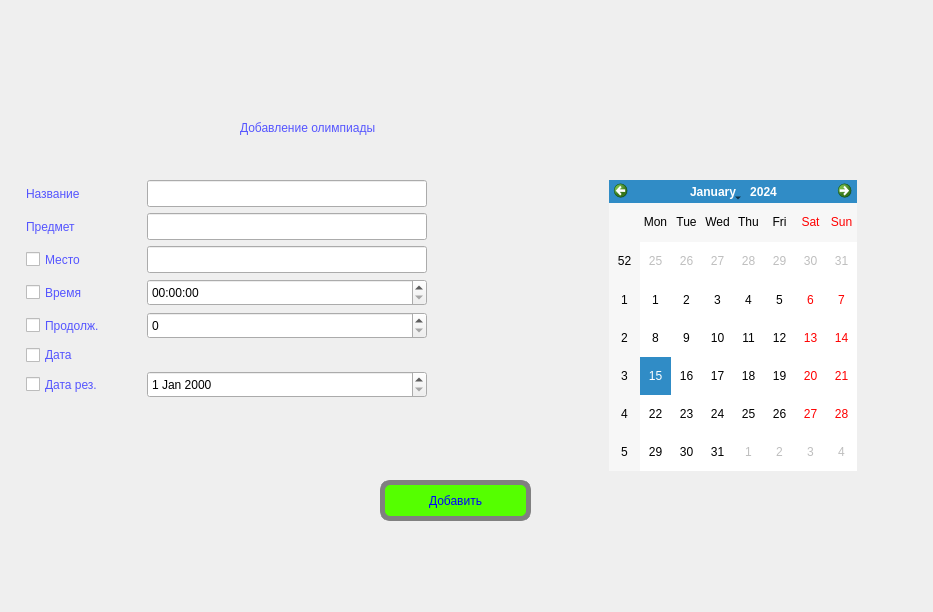
<?xml version="1.0" encoding="UTF-8"?>
<ui version="4.0">
 <class>Dialog</class>
 <widget class="QDialog" name="Dialog">
  <property name="geometry">
   <rect>
    <x>0</x>
    <y>0</y>
    <width>933</width>
    <height>612</height>
   </rect>
  </property>
  <property name="windowTitle">
   <string>Добавление олимпиады</string>
  </property>
  <widget class="QPushButton" name="pushButton">
   <property name="geometry">
    <rect>
     <x>380</x>
     <y>480</y>
     <width>151</width>
     <height>41</height>
    </rect>
   </property>
   <property name="minimumSize">
    <size>
     <width>151</width>
     <height>41</height>
    </size>
   </property>
   <property name="maximumSize">
    <size>
     <width>151</width>
     <height>41</height>
    </size>
   </property>
   <property name="styleSheet">
    <string notr="true">#pushButton {
background-color: rgb(85, 255, 0);
font: 75 10pt &quot;MS Shell Dlg 2&quot;;
border-radius: 10px;
border: 5px solid grey;
color: blue;
}

#pushButton:hover {
border: 5px solid #5555ff;
}</string>
   </property>
   <property name="text">
    <string>Добавить</string>
   </property>
  </widget>
  <widget class="QWidget" name="layoutWidget">
   <property name="geometry">
    <rect>
     <x>26</x>
     <y>180</y>
     <width>831</width>
     <height>291</height>
    </rect>
   </property>
   <layout class="QHBoxLayout" name="horizontalLayout_6">
    <item>
     <layout class="QVBoxLayout" name="verticalLayout_3">
      <item>
       <layout class="QVBoxLayout" name="verticalLayout_2">
        <item>
         <layout class="QVBoxLayout" name="verticalLayout">
          <item>
           <layout class="QHBoxLayout" name="horizontalLayout">
            <item alignment="Qt::AlignLeft">
             <widget class="QLabel" name="label_2">
              <property name="minimumSize">
               <size>
                <width>115</width>
                <height>0</height>
               </size>
              </property>
              <property name="maximumSize">
               <size>
                <width>110</width>
                <height>27</height>
               </size>
              </property>
              <property name="styleSheet">
               <string notr="true">color: rgb(85, 85, 255);
font: italic 15pt &quot;Monotype Corsiva&quot;;

</string>
              </property>
              <property name="text">
               <string>Название</string>
              </property>
             </widget>
            </item>
            <item>
             <widget class="QLineEdit" name="edit_title">
              <property name="minimumSize">
               <size>
                <width>280</width>
                <height>27</height>
               </size>
              </property>
              <property name="maximumSize">
               <size>
                <width>280</width>
                <height>27</height>
               </size>
              </property>
             </widget>
            </item>
           </layout>
          </item>
          <item>
           <layout class="QHBoxLayout" name="horizontalLayout_2">
            <item alignment="Qt::AlignLeft">
             <widget class="QLabel" name="label_3">
              <property name="minimumSize">
               <size>
                <width>115</width>
                <height>0</height>
               </size>
              </property>
              <property name="maximumSize">
               <size>
                <width>110</width>
                <height>27</height>
               </size>
              </property>
              <property name="styleSheet">
               <string notr="true">color: rgb(85, 85, 255);
font: italic 15pt &quot;Monotype Corsiva&quot;;

</string>
              </property>
              <property name="text">
               <string>Предмет</string>
              </property>
             </widget>
            </item>
            <item>
             <widget class="QLineEdit" name="edit_subject">
              <property name="minimumSize">
               <size>
                <width>280</width>
                <height>27</height>
               </size>
              </property>
              <property name="maximumSize">
               <size>
                <width>280</width>
                <height>27</height>
               </size>
              </property>
             </widget>
            </item>
           </layout>
          </item>
          <item>
           <layout class="QHBoxLayout" name="horizontalLayout_3">
            <item alignment="Qt::AlignLeft">
             <widget class="QCheckBox" name="checkBox_place">
              <property name="minimumSize">
               <size>
                <width>115</width>
                <height>0</height>
               </size>
              </property>
              <property name="maximumSize">
               <size>
                <width>110</width>
                <height>27</height>
               </size>
              </property>
              <property name="styleSheet">
               <string notr="true">color: rgb(85, 85, 255);
font: italic 15pt &quot;Monotype Corsiva&quot;;
</string>
              </property>
              <property name="text">
               <string>Место</string>
              </property>
              <property name="iconSize">
               <size>
                <width>50</width>
                <height>50</height>
               </size>
              </property>
             </widget>
            </item>
            <item>
             <widget class="QLineEdit" name="edit_place">
              <property name="minimumSize">
               <size>
                <width>280</width>
                <height>27</height>
               </size>
              </property>
              <property name="maximumSize">
               <size>
                <width>280</width>
                <height>27</height>
               </size>
              </property>
             </widget>
            </item>
           </layout>
          </item>
          <item>
           <layout class="QHBoxLayout" name="horizontalLayout_4">
            <item alignment="Qt::AlignLeft">
             <widget class="QCheckBox" name="checkBox_time">
              <property name="minimumSize">
               <size>
                <width>115</width>
                <height>0</height>
               </size>
              </property>
              <property name="maximumSize">
               <size>
                <width>110</width>
                <height>27</height>
               </size>
              </property>
              <property name="styleSheet">
               <string notr="true">color: rgb(85, 85, 255);
font: italic 15pt &quot;Monotype Corsiva&quot;;
</string>
              </property>
              <property name="text">
               <string>Время</string>
              </property>
              <property name="iconSize">
               <size>
                <width>50</width>
                <height>50</height>
               </size>
              </property>
             </widget>
            </item>
            <item>
             <widget class="QTimeEdit" name="timeEdit">
              <property name="minimumSize">
               <size>
                <width>280</width>
                <height>27</height>
               </size>
              </property>
              <property name="maximumSize">
               <size>
                <width>280</width>
                <height>27</height>
               </size>
              </property>
             </widget>
            </item>
           </layout>
          </item>
         </layout>
        </item>
        <item>
         <layout class="QHBoxLayout" name="horizontalLayout_8">
          <item alignment="Qt::AlignLeft">
           <widget class="QCheckBox" name="checkBox_duration">
            <property name="minimumSize">
             <size>
              <width>115</width>
              <height>0</height>
             </size>
            </property>
            <property name="maximumSize">
             <size>
              <width>110</width>
              <height>27</height>
             </size>
            </property>
            <property name="styleSheet">
             <string notr="true">color: rgb(85, 85, 255);
font: italic 15pt &quot;Monotype Corsiva&quot;;
</string>
            </property>
            <property name="text">
             <string>Продолж.</string>
            </property>
            <property name="iconSize">
             <size>
              <width>50</width>
              <height>50</height>
             </size>
            </property>
           </widget>
          </item>
          <item>
           <widget class="QSpinBox" name="spinbox_duration">
            <property name="minimumSize">
             <size>
              <width>280</width>
              <height>27</height>
             </size>
            </property>
            <property name="maximumSize">
             <size>
              <width>280</width>
              <height>16777215</height>
             </size>
            </property>
           </widget>
          </item>
         </layout>
        </item>
        <item>
         <layout class="QHBoxLayout" name="horizontalLayout_5">
          <item>
           <widget class="QCheckBox" name="checkBox_date">
            <property name="minimumSize">
             <size>
              <width>115</width>
              <height>0</height>
             </size>
            </property>
            <property name="maximumSize">
             <size>
              <width>110</width>
              <height>27</height>
             </size>
            </property>
            <property name="styleSheet">
             <string notr="true">color: rgb(85, 85, 255);
font: italic 15pt &quot;Monotype Corsiva&quot;;
</string>
            </property>
            <property name="text">
             <string>Дата</string>
            </property>
           </widget>
          </item>
          <item>
           <spacer name="horizontalSpacer">
            <property name="orientation">
             <enum>Qt::Horizontal</enum>
            </property>
            <property name="sizeHint" stdset="0">
             <size>
              <width>40</width>
              <height>20</height>
             </size>
            </property>
           </spacer>
          </item>
         </layout>
        </item>
       </layout>
      </item>
      <item>
       <layout class="QHBoxLayout" name="horizontalLayout_9">
        <item alignment="Qt::AlignLeft">
         <widget class="QCheckBox" name="checkBox_dateres">
          <property name="minimumSize">
           <size>
            <width>115</width>
            <height>0</height>
           </size>
          </property>
          <property name="maximumSize">
           <size>
            <width>110</width>
            <height>27</height>
           </size>
          </property>
          <property name="styleSheet">
           <string notr="true">color: rgb(85, 85, 255);
font: italic 15pt &quot;Monotype Corsiva&quot;;
</string>
          </property>
          <property name="text">
           <string>Дата рез.</string>
          </property>
          <property name="iconSize">
           <size>
            <width>50</width>
            <height>50</height>
           </size>
          </property>
         </widget>
        </item>
        <item>
         <widget class="QDateEdit" name="dateEdit_2">
          <property name="minimumSize">
           <size>
            <width>280</width>
            <height>27</height>
           </size>
          </property>
         </widget>
        </item>
       </layout>
      </item>
      <item>
       <spacer name="verticalSpacer">
        <property name="orientation">
         <enum>Qt::Vertical</enum>
        </property>
        <property name="sizeHint" stdset="0">
         <size>
          <width>20</width>
          <height>40</height>
         </size>
        </property>
       </spacer>
      </item>
     </layout>
    </item>
    <item>
     <spacer name="horizontalSpacer_2">
      <property name="orientation">
       <enum>Qt::Horizontal</enum>
      </property>
      <property name="sizeHint" stdset="0">
       <size>
        <width>40</width>
        <height>20</height>
       </size>
      </property>
     </spacer>
    </item>
    <item>
     <widget class="QCalendarWidget" name="calendarWidget">
      <property name="maximumSize">
       <size>
        <width>416</width>
        <height>309</height>
       </size>
      </property>
     </widget>
    </item>
   </layout>
  </widget>
  <widget class="QLabel" name="label">
   <property name="geometry">
    <rect>
     <x>240</x>
     <y>100</y>
     <width>418</width>
     <height>56</height>
    </rect>
   </property>
   <property name="maximumSize">
    <size>
     <width>10000000</width>
     <height>10000000</height>
    </size>
   </property>
   <property name="styleSheet">
    <string notr="true">color: rgb(85, 85, 255);
font: italic 28pt &quot;Monotype Corsiva&quot;;

</string>
   </property>
   <property name="text">
    <string>Добавление олимпиады</string>
   </property>
  </widget>
 </widget>
 <resources/>
 <connections/>
</ui>
